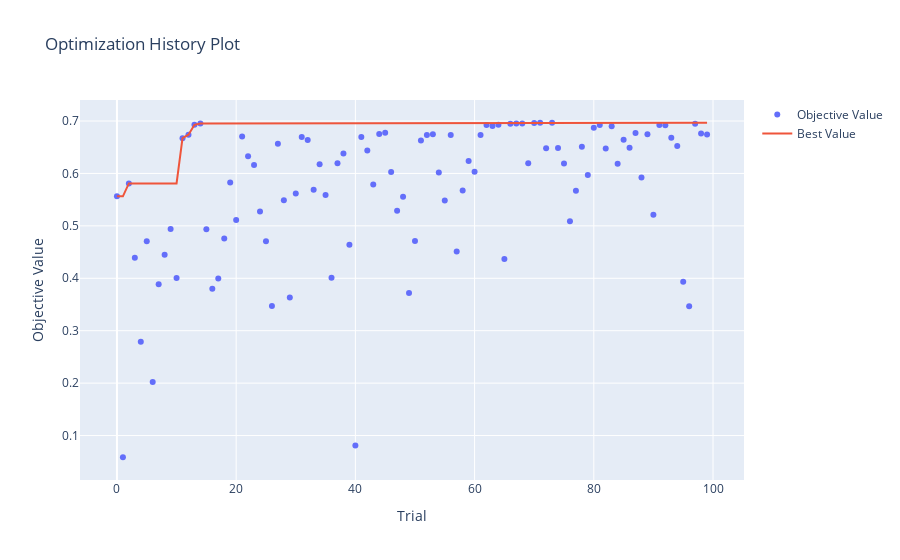

Notebook cell for this chart:
### Code cell
%%time
def objective(trial):
    # Number of trees in random forest
    n_estimators = trial.suggest_int(name="n_estimators", low=100, high=1000)

    # Number of features to consider at every split
    max_features = trial.suggest_int(name="max_features", low=1, high=10)

    # Maximum number of levels in tree
    max_depth = trial.suggest_int(name="max_depth", low=10, high=100)

    # Minimum number of samples required to split a node
    min_samples_split = trial.suggest_int(name="min_samples_split", low=2, high=32)

    # Minimum number of samples required at each leaf node
    min_samples_leaf = trial.suggest_int(name="min_samples_leaf", low=1, high=32)
    
    model = ExtraTreesClassifier(n_estimators = n_estimators, criterion = 'log_loss', max_depth =  max_depth,
                                    min_samples_split =  min_samples_split, min_samples_leaf =  min_samples_leaf,
                                    max_features =  max_features, random_state =  1, n_jobs =  -1)
    
    score = cross_val_score(model, X_train, y_train, scoring = 'f1_macro', cv = skf, n_jobs = -1)
    
    return score.mean() 

optuna.logging.set_verbosity(optuna.logging.WARNING)

sampler = TPESampler(seed=42)
study = optuna.create_study(study_name="random_forest", direction="maximize", sampler=sampler)
study.optimize(objective, n_trials=100, show_progress_bar=True)

print("Number of finished trials: ", len(study.trials))
print("Best trial:")
trial = study.best_trial
print("  Value: ", trial.value)
print("  Params: ")
for key, value in trial.params.items():
    print(f"    {key}: {value}")
    
optuna.visualization.plot_optimization_history(study)

### Figure 1 — Plotly figure (JSON) as saved in the notebook; plotly's stock layout.template omitted (floating-point values rounded to 4 significant figures)
{"data": [{"mode": "markers", "name": "Objective Value", "type": "scatter", "x": [0, 1, 2, 3, 4, 5, 6, 7, 8, 9, 10, 11, 12, 13, 14, 15, 16, 17, 18, 19, 20, 21, 22, 23, 24, 25, 26, 27, 28, 29, 30, 31, 32, 33, 34, 35, 36, 37, 38, 39, 40, 41, 42, 43, 44, 45, 46, 47, 48, 49, 50, 51, 52, 53, 54, 55, 56, 57, 58, 59, 60, 61, 62, 63, 64, 65, 66, 67, 68, 69, 70, 71, 72, 73, 74, 75, 76, 77, 78, 79, 80, 81, 82, 83, 84, 85, 86, 87, 88, 89, 90, 91, 92, 93, 94, 95, 96, 97, 98, 99], "y": [0.5563, 0.05862, 0.581, 0.439, 0.2791, 0.4708, 0.2022, 0.3884, 0.4451, 0.4938, 0.4004, 0.6672, 0.6739, 0.6927, 0.6954, 0.4935, 0.3798, 0.3997, 0.4759, 0.5829, 0.5111, 0.6705, 0.6329, 0.6162, 0.5272, 0.4707, 0.347, 0.6564, 0.5488, 0.3632, 0.5616, 0.6693, 0.6638, 0.5688, 0.6175, 0.5588, 0.4008, 0.6192, 0.6381, 0.4641, 0.08096, 0.6693, 0.6437, 0.5789, 0.6751, 0.6775, 0.6029, 0.5289, 0.5554, 0.3718, 0.4712, 0.6627, 0.6734, 0.6745, 0.6016, 0.5486, 0.6735, 0.4511, 0.5677, 0.6235, 0.6032, 0.6735, 0.6923, 0.6906, 0.6931, 0.4367, 0.6947, 0.6955, 0.6954, 0.6196, 0.696, 0.6967, 0.6481, 0.6967, 0.6484, 0.6192, 0.5087, 0.5669, 0.6508, 0.5969, 0.687, 0.6924, 0.6476, 0.69, 0.6187, 0.6645, 0.6488, 0.6774, 0.5922, 0.6748, 0.521, 0.6926, 0.6921, 0.6683, 0.6522, 0.3932, 0.3467, 0.6949, 0.6762, 0.6744]}, {"mode": "lines", "name": "Best Value", "type": "scatter", "x": [0, 1, 2, 3, 4, 5, 6, 7, 8, 9, 10, 11, 12, 13, 14, 15, 16, 17, 18, 19, 20, 21, 22, 23, 24, 25, 26, 27, 28, 29, 30, 31, 32, 33, 34, 35, 36, 37, 38, 39, 40, 41, 42, 43, 44, 45, 46, 47, 48, 49, 50, 51, 52, 53, 54, 55, 56, 57, 58, 59, 60, 61, 62, 63, 64, 65, 66, 67, 68, 69, 70, 71, 72, 73, 74, 75, 76, 77, 78, 79, 80, 81, 82, 83, 84, 85, 86, 87, 88, 89, 90, 91, 92, 93, 94, 95, 96, 97, 98, 99], "y": [0.5563, 0.5563, 0.581, 0.581, 0.581, 0.581, 0.581, 0.581, 0.581, 0.581, 0.581, 0.6672, 0.6739, 0.6927, 0.6954, 0.6954, 0.6954, 0.6954, 0.6954, 0.6954, 0.6954, 0.6954, 0.6954, 0.6954, 0.6954, 0.6954, 0.6954, 0.6954, 0.6954, 0.6954, 0.6954, 0.6954, 0.6954, 0.6954, 0.6954, 0.6954, 0.6954, 0.6954, 0.6954, 0.6954, 0.6954, 0.6954, 0.6954, 0.6954, 0.6954, 0.6954, 0.6954, 0.6954, 0.6954, 0.6954, 0.6954, 0.6954, 0.6954, 0.6954, 0.6954, 0.6954, 0.6954, 0.6954, 0.6954, 0.6954, 0.6954, 0.6954, 0.6954, 0.6954, 0.6954, 0.6954, 0.6954, 0.6955, 0.6955, 0.6955, 0.696, 0.6967, 0.6967, 0.6967, 0.6967, 0.6967, 0.6967, 0.6967, 0.6967, 0.6967, 0.6967, 0.6967, 0.6967, 0.6967, 0.6967, 0.6967, 0.6967, 0.6967, 0.6967, 0.6967, 0.6967, 0.6967, 0.6967, 0.6967, 0.6967, 0.6967, 0.6967, 0.6967, 0.6967, 0.6967]}, {"marker": {"color": "#cccccc"}, "mode": "markers", "name": "Infeasible Trial", "showlegend": false, "type": "scatter", "x": [], "y": []}], "layout": {"title": {"text": "Optimization History Plot"}, "xaxis": {"title": {"text": "Trial"}}, "yaxis": {"title": {"text": "Objective Value"}}}}
